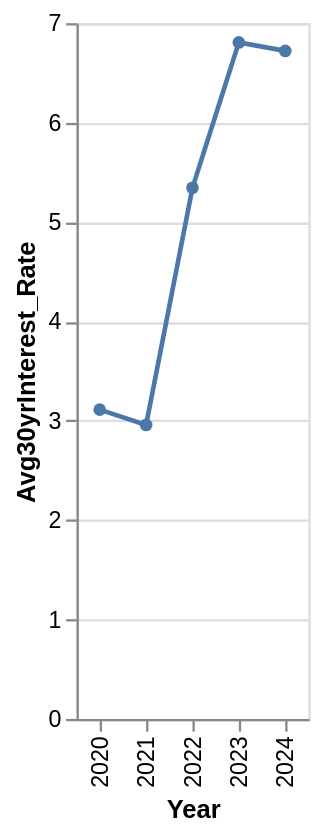

This figure's notebook cell:
### Code cell
#Create trend line chart
alt.Chart(yearly_intRate_df).mark_line(point=True).encode(x="Year:O", y="Avg30yrInterest_Rate:Q")

### Figure 1 — Vega-Lite specification as saved in the notebook (floating-point values rounded to 4 significant figures)
{"config": {"view": {"continuousWidth": 300, "continuousHeight": 300}}, "data": {"name": "data-d6d22b9947f34492b7143580e9b7d2a4"}, "mark": {"type": "line", "point": true}, "encoding": {"x": {"field": "Year", "type": "ordinal"}, "y": {"field": "Avg30yrInterest_Rate", "type": "quantitative"}}, "$schema": "https://vega.github.io/schema/vega-lite/v6.1.0.json", "datasets": {"data-d6d22b9947f34492b7143580e9b7d2a4": [{"Year": 2020, "Avg30yrInterest_Rate": 3.112}, {"Year": 2021, "Avg30yrInterest_Rate": 2.958}, {"Year": 2022, "Avg30yrInterest_Rate": 5.344}, {"Year": 2023, "Avg30yrInterest_Rate": 6.807}, {"Year": 2024, "Avg30yrInterest_Rate": 6.721}]}}
